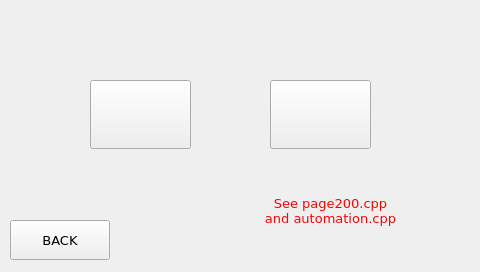
<?xml version="1.0" encoding="UTF-8"?>
<ui version="4.0">
 <class>page200</class>
 <widget class="QWidget" name="page200">
  <property name="geometry">
   <rect>
    <x>0</x>
    <y>0</y>
    <width>480</width>
    <height>272</height>
   </rect>
  </property>
  <property name="minimumSize">
   <size>
    <width>480</width>
    <height>272</height>
   </size>
  </property>
  <property name="maximumSize">
   <size>
    <width>480</width>
    <height>272</height>
   </size>
  </property>
  <property name="windowTitle">
   <string notr="true">page200</string>
  </property>
  <property name="styleSheet">
   <string notr="true">QWidget#page200
{
}</string>
  </property>
  <widget class="ATCMbutton" name="atcmButton_ita">
   <property name="geometry">
    <rect>
     <x>90</x>
     <y>80</y>
     <width>101</width>
     <height>69</height>
    </rect>
   </property>
   <property name="font">
    <font>
     <family>DejaVu Sans</family>
     <pointsize>8</pointsize>
    </font>
   </property>
   <property name="iconSize">
    <size>
     <width>95</width>
     <height>95</height>
    </size>
   </property>
   <property name="toolTip">
    <string/>
   </property>
   <property name="whatsThis">
    <string>ATCMbutton widget</string>
   </property>
   <property name="pageName">
    <string notr="true"/>
   </property>
   <property name="statusvar">
    <string notr="true"/>
   </property>
   <property name="viewStatus">
    <bool>false</bool>
   </property>
   <property name="visibilityVar">
    <string notr="true"/>
   </property>
   <property name="bgPressColor">
    <color>
     <red>255</red>
     <green>255</green>
     <blue>127</blue>
    </color>
   </property>
   <property name="pressText">
    <string/>
   </property>
   <property name="icon">
    <iconset resource="resources.qrc">
     <normaloff>:/icons/icons/Italia_128.png</normaloff>:/icons/icons/Italia_128.png</iconset>
   </property>
   <property name="borderWidth">
    <number>0</number>
   </property>
   <property name="borderRadius">
    <number>8</number>
   </property>
   <property name="apparence">
    <enum>QFrame::Raised</enum>
   </property>
  </widget>
  <widget class="ATCMbutton" name="atcmButton_eng">
   <property name="geometry">
    <rect>
     <x>270</x>
     <y>80</y>
     <width>101</width>
     <height>69</height>
    </rect>
   </property>
   <property name="font">
    <font>
     <family>DejaVu Sans</family>
     <pointsize>8</pointsize>
    </font>
   </property>
   <property name="iconSize">
    <size>
     <width>124</width>
     <height>124</height>
    </size>
   </property>
   <property name="toolTip">
    <string/>
   </property>
   <property name="whatsThis">
    <string>ATCMbutton widget</string>
   </property>
   <property name="pageName">
    <string notr="true"/>
   </property>
   <property name="statusvar">
    <string notr="true"/>
   </property>
   <property name="viewStatus">
    <bool>false</bool>
   </property>
   <property name="visibilityVar">
    <string notr="true"/>
   </property>
   <property name="bgPressColor">
    <color>
     <red>255</red>
     <green>255</green>
     <blue>127</blue>
    </color>
   </property>
   <property name="pressText">
    <string/>
   </property>
   <property name="icon">
    <iconset resource="resources.qrc">
     <normaloff>:/icons/icons/RegnoUnito_128.png</normaloff>:/icons/icons/RegnoUnito_128.png</iconset>
   </property>
   <property name="borderWidth">
    <number>0</number>
   </property>
   <property name="borderRadius">
    <number>8</number>
   </property>
   <property name="apparence">
    <enum>QFrame::Raised</enum>
   </property>
  </widget>
  <widget class="ATCMbutton" name="atcmButton">
   <property name="geometry">
    <rect>
     <x>10</x>
     <y>220</y>
     <width>100</width>
     <height>40</height>
    </rect>
   </property>
   <property name="font">
    <font>
     <family>DejaVu Sans</family>
     <pointsize>10</pointsize>
    </font>
   </property>
   <property name="toolTip">
    <string/>
   </property>
   <property name="whatsThis">
    <string>ATCMbutton widget</string>
   </property>
   <property name="pageName">
    <string notr="true">BACK</string>
   </property>
   <property name="statusvar">
    <string notr="true"/>
   </property>
   <property name="viewStatus">
    <bool>false</bool>
   </property>
   <property name="visibilityVar">
    <string notr="true"/>
   </property>
   <property name="text">
    <string>BACK</string>
   </property>
   <property name="pressText">
    <string>BACK</string>
   </property>
   <property name="borderWidth">
    <number>1</number>
   </property>
   <property name="borderRadius">
    <number>8</number>
   </property>
   <property name="apparence">
    <enum>QFrame::Raised</enum>
   </property>
  </widget>
  <widget class="QLabel" name="label_3">
   <property name="geometry">
    <rect>
     <x>210</x>
     <y>180</y>
     <width>241</width>
     <height>61</height>
    </rect>
   </property>
   <property name="font">
    <font>
     <family>DejaVu Sans</family>
     <pointsize>10</pointsize>
    </font>
   </property>
   <property name="styleSheet">
    <string notr="true">color: rgb(255, 0, 0);</string>
   </property>
   <property name="text">
    <string>See page200.cpp
and automation.cpp</string>
   </property>
   <property name="alignment">
    <set>Qt::AlignCenter</set>
   </property>
  </widget>
 </widget>
 <customwidgets>
  <customwidget>
   <class>ATCMbutton</class>
   <extends>QPushButton</extends>
   <header>atcmplugin.h</header>
  </customwidget>
 </customwidgets>
 <resources>
  <include location="resources.qrc"/>
 </resources>
 <connections>
  <connection>
   <sender>atcmButton</sender>
   <signal>newPage(const char*,bool)</signal>
   <receiver>page200</receiver>
   <slot>goto_page(const char*,bool)</slot>
   <hints>
    <hint type="sourcelabel">
     <x>20</x>
     <y>20</y>
    </hint>
    <hint type="destinationlabel">
     <x>20</x>
     <y>20</y>
    </hint>
   </hints>
  </connection>
 </connections>
 <slots>
  <slot>goto_page(const char*,bool)</slot>
 </slots>
</ui>
